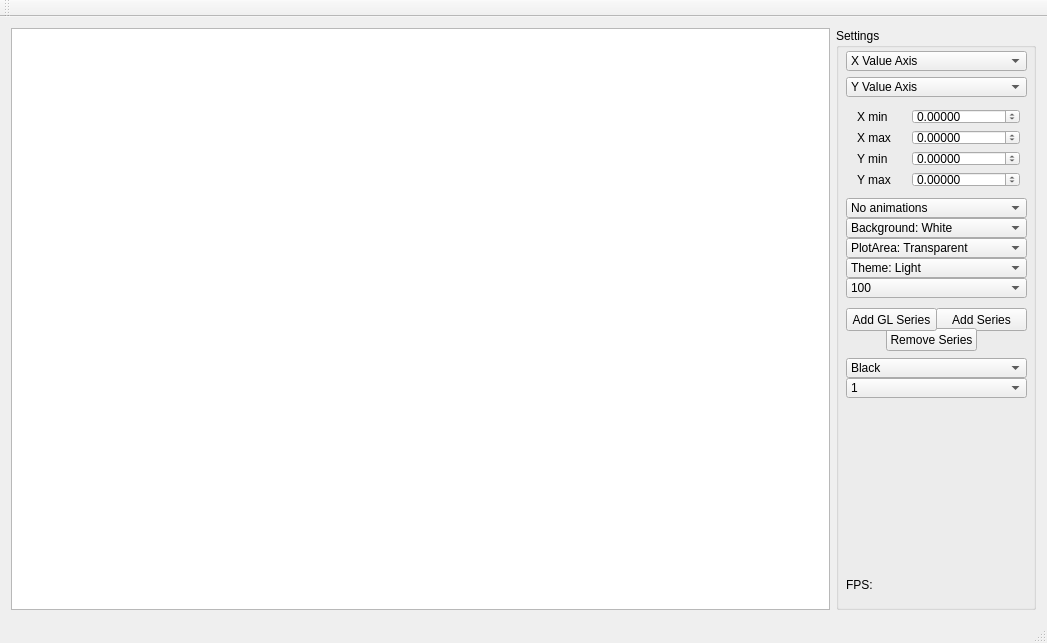
<?xml version="1.0" encoding="UTF-8"?>
<ui version="4.0">
 <class>MainWindow</class>
 <widget class="QMainWindow" name="MainWindow">
  <property name="geometry">
   <rect>
    <x>0</x>
    <y>0</y>
    <width>1047</width>
    <height>643</height>
   </rect>
  </property>
  <property name="windowTitle">
   <string>MainWindow</string>
  </property>
  <widget class="QWidget" name="centralWidget">
   <layout class="QHBoxLayout" name="horizontalLayout">
    <item>
     <widget class="ChartView" name="chartView"/>
    </item>
    <item>
     <widget class="QGroupBox" name="settingsBox">
      <property name="sizePolicy">
       <sizepolicy hsizetype="Minimum" vsizetype="Minimum">
        <horstretch>0</horstretch>
        <verstretch>0</verstretch>
       </sizepolicy>
      </property>
      <property name="minimumSize">
       <size>
        <width>200</width>
        <height>0</height>
       </size>
      </property>
      <property name="title">
       <string>Settings</string>
      </property>
      <widget class="QComboBox" name="animationsComboBox">
       <property name="geometry">
        <rect>
         <x>10</x>
         <y>170</y>
         <width>181</width>
         <height>20</height>
        </rect>
       </property>
       <item>
        <property name="text">
         <string>No animations</string>
        </property>
       </item>
       <item>
        <property name="text">
         <string>Series animation</string>
        </property>
       </item>
       <item>
        <property name="text">
         <string>Grid animation</string>
        </property>
       </item>
       <item>
        <property name="text">
         <string>All animations</string>
        </property>
       </item>
      </widget>
      <widget class="QComboBox" name="xAxisComboBox">
       <property name="geometry">
        <rect>
         <x>10</x>
         <y>23</y>
         <width>181</width>
         <height>20</height>
        </rect>
       </property>
       <property name="editable">
        <bool>false</bool>
       </property>
       <property name="currentText">
        <string>X Value Axis</string>
       </property>
       <property name="currentIndex">
        <number>1</number>
       </property>
       <item>
        <property name="text">
         <string>No X Axis</string>
        </property>
       </item>
       <item>
        <property name="text">
         <string>X Value Axis</string>
        </property>
       </item>
       <item>
        <property name="text">
         <string>X Log Axis</string>
        </property>
       </item>
       <item>
        <property name="text">
         <string>X DateTime Axis</string>
        </property>
       </item>
       <item>
        <property name="text">
         <string>X Category Axis</string>
        </property>
       </item>
      </widget>
      <widget class="QComboBox" name="yAxisComboBox">
       <property name="geometry">
        <rect>
         <x>10</x>
         <y>49</y>
         <width>181</width>
         <height>20</height>
        </rect>
       </property>
       <property name="editable">
        <bool>false</bool>
       </property>
       <property name="currentText">
        <string>Y Value Axis</string>
       </property>
       <property name="currentIndex">
        <number>1</number>
       </property>
       <item>
        <property name="text">
         <string>No Y Axis</string>
        </property>
       </item>
       <item>
        <property name="text">
         <string>Y Value Axis</string>
        </property>
       </item>
       <item>
        <property name="text">
         <string>Y Log Axis</string>
        </property>
       </item>
       <item>
        <property name="text">
         <string>Y DateTime Axis</string>
        </property>
       </item>
       <item>
        <property name="text">
         <string>Y Category Axis</string>
        </property>
       </item>
      </widget>
      <widget class="QComboBox" name="backgroundComboBox">
       <property name="geometry">
        <rect>
         <x>10</x>
         <y>190</y>
         <width>181</width>
         <height>20</height>
        </rect>
       </property>
       <property name="sizePolicy">
        <sizepolicy hsizetype="Fixed" vsizetype="Fixed">
         <horstretch>0</horstretch>
         <verstretch>0</verstretch>
        </sizepolicy>
       </property>
       <property name="currentIndex">
        <number>0</number>
       </property>
       <item>
        <property name="text">
         <string>Background: White</string>
        </property>
       </item>
       <item>
        <property name="text">
         <string>Background: Blue</string>
        </property>
       </item>
       <item>
        <property name="text">
         <string>Background:  Yellow + Black Border</string>
        </property>
       </item>
      </widget>
      <widget class="QComboBox" name="plotAreaComboBox">
       <property name="geometry">
        <rect>
         <x>10</x>
         <y>210</y>
         <width>181</width>
         <height>20</height>
        </rect>
       </property>
       <property name="sizePolicy">
        <sizepolicy hsizetype="Fixed" vsizetype="Fixed">
         <horstretch>0</horstretch>
         <verstretch>0</verstretch>
        </sizepolicy>
       </property>
       <property name="currentIndex">
        <number>0</number>
       </property>
       <item>
        <property name="text">
         <string>PlotArea: Transparent</string>
        </property>
       </item>
       <item>
        <property name="text">
         <string>PlotArea: Magenta</string>
        </property>
       </item>
       <item>
        <property name="text">
         <string>PlotArea: Gray + Red Border</string>
        </property>
       </item>
      </widget>
      <widget class="QWidget" name="layoutWidget">
       <property name="geometry">
        <rect>
         <x>10</x>
         <y>70</y>
         <width>185</width>
         <height>100</height>
        </rect>
       </property>
       <layout class="QGridLayout" name="gridLayout_2">
        <item row="2" column="1">
         <widget class="QDoubleSpinBox" name="yMinSpin">
          <property name="decimals">
           <number>5</number>
          </property>
          <property name="minimum">
           <double>-999999999.000000000000000</double>
          </property>
          <property name="maximum">
           <double>999999999.000000000000000</double>
          </property>
          <property name="singleStep">
           <double>1.000000000000000</double>
          </property>
         </widget>
        </item>
        <item row="3" column="0">
         <widget class="QLabel" name="label_11">
          <property name="text">
           <string>Y max</string>
          </property>
         </widget>
        </item>
        <item row="2" column="0">
         <widget class="QLabel" name="label_12">
          <property name="text">
           <string>Y min</string>
          </property>
         </widget>
        </item>
        <item row="1" column="0">
         <widget class="QLabel" name="label_5">
          <property name="text">
           <string>X max</string>
          </property>
         </widget>
        </item>
        <item row="0" column="1">
         <widget class="QDoubleSpinBox" name="xMinSpin">
          <property name="decimals">
           <number>5</number>
          </property>
          <property name="minimum">
           <double>-999999999.000000000000000</double>
          </property>
          <property name="maximum">
           <double>999999999.000000000000000</double>
          </property>
          <property name="singleStep">
           <double>1.000000000000000</double>
          </property>
         </widget>
        </item>
        <item row="0" column="0">
         <widget class="QLabel" name="label_4">
          <property name="text">
           <string>X min</string>
          </property>
         </widget>
        </item>
        <item row="3" column="1">
         <widget class="QDoubleSpinBox" name="yMaxSpin">
          <property name="decimals">
           <number>5</number>
          </property>
          <property name="minimum">
           <double>-999999999.000000000000000</double>
          </property>
          <property name="maximum">
           <double>999999999.000000000000000</double>
          </property>
          <property name="singleStep">
           <double>1.000000000000000</double>
          </property>
         </widget>
        </item>
        <item row="1" column="1">
         <widget class="QDoubleSpinBox" name="xMaxSpin">
          <property name="decimals">
           <number>5</number>
          </property>
          <property name="minimum">
           <double>-999999999.000000000000000</double>
          </property>
          <property name="maximum">
           <double>999999999.000000000000000</double>
          </property>
          <property name="singleStep">
           <double>1.000000000000000</double>
          </property>
         </widget>
        </item>
       </layout>
      </widget>
      <widget class="QComboBox" name="themeComboBox">
       <property name="geometry">
        <rect>
         <x>10</x>
         <y>230</y>
         <width>181</width>
         <height>20</height>
        </rect>
       </property>
       <property name="sizePolicy">
        <sizepolicy hsizetype="Fixed" vsizetype="Fixed">
         <horstretch>0</horstretch>
         <verstretch>0</verstretch>
        </sizepolicy>
       </property>
       <property name="currentIndex">
        <number>0</number>
       </property>
       <item>
        <property name="text">
         <string>Theme: Light</string>
        </property>
       </item>
       <item>
        <property name="text">
         <string>Theme: Blue Cerulean</string>
        </property>
       </item>
       <item>
        <property name="text">
         <string>Theme: Dark</string>
        </property>
       </item>
       <item>
        <property name="text">
         <string>Theme: Brown Sand</string>
        </property>
       </item>
       <item>
        <property name="text">
         <string>Theme: Blue Ncs</string>
        </property>
       </item>
       <item>
        <property name="text">
         <string>Theme: High Contrast</string>
        </property>
       </item>
       <item>
        <property name="text">
         <string>Theme: Blue Icy</string>
        </property>
       </item>
       <item>
        <property name="text">
         <string>Theme: Qt</string>
        </property>
       </item>
      </widget>
      <widget class="QPushButton" name="addSeriesButton">
       <property name="geometry">
        <rect>
         <x>100</x>
         <y>280</y>
         <width>91</width>
         <height>23</height>
        </rect>
       </property>
       <property name="text">
        <string>Add Series</string>
       </property>
      </widget>
      <widget class="QPushButton" name="removeSeriesButton">
       <property name="geometry">
        <rect>
         <x>50</x>
         <y>300</y>
         <width>91</width>
         <height>23</height>
        </rect>
       </property>
       <property name="text">
        <string>Remove Series</string>
       </property>
      </widget>
      <widget class="QComboBox" name="countComboBox">
       <property name="geometry">
        <rect>
         <x>10</x>
         <y>250</y>
         <width>181</width>
         <height>20</height>
        </rect>
       </property>
       <property name="editable">
        <bool>false</bool>
       </property>
       <property name="currentText">
        <string>100</string>
       </property>
       <property name="currentIndex">
        <number>0</number>
       </property>
       <item>
        <property name="text">
         <string>100</string>
        </property>
       </item>
       <item>
        <property name="text">
         <string>1000</string>
        </property>
       </item>
       <item>
        <property name="text">
         <string>10000</string>
        </property>
       </item>
       <item>
        <property name="text">
         <string>100000</string>
        </property>
       </item>
       <item>
        <property name="text">
         <string>1000000</string>
        </property>
       </item>
       <item>
        <property name="text">
         <string>10000000</string>
        </property>
       </item>
      </widget>
      <widget class="QLabel" name="fpsLabel">
       <property name="geometry">
        <rect>
         <x>10</x>
         <y>550</y>
         <width>47</width>
         <height>13</height>
        </rect>
       </property>
       <property name="text">
        <string>FPS:</string>
       </property>
      </widget>
      <widget class="QPushButton" name="addGLSeriesButton">
       <property name="geometry">
        <rect>
         <x>10</x>
         <y>280</y>
         <width>91</width>
         <height>23</height>
        </rect>
       </property>
       <property name="text">
        <string>Add GL Series</string>
       </property>
      </widget>
      <widget class="QComboBox" name="colorsComboBox">
       <property name="geometry">
        <rect>
         <x>10</x>
         <y>330</y>
         <width>181</width>
         <height>20</height>
        </rect>
       </property>
       <item>
        <property name="text">
         <string>Black</string>
        </property>
       </item>
       <item>
        <property name="text">
         <string>Red</string>
        </property>
       </item>
       <item>
        <property name="text">
         <string>Green</string>
        </property>
       </item>
       <item>
        <property name="text">
         <string>Blue</string>
        </property>
       </item>
      </widget>
      <widget class="QComboBox" name="widthComboBox">
       <property name="geometry">
        <rect>
         <x>10</x>
         <y>350</y>
         <width>181</width>
         <height>20</height>
        </rect>
       </property>
       <item>
        <property name="text">
         <string>1</string>
        </property>
       </item>
       <item>
        <property name="text">
         <string>2</string>
        </property>
       </item>
       <item>
        <property name="text">
         <string>3</string>
        </property>
       </item>
       <item>
        <property name="text">
         <string>4</string>
        </property>
       </item>
      </widget>
     </widget>
    </item>
   </layout>
  </widget>
  <widget class="QMenuBar" name="menuBar">
   <property name="geometry">
    <rect>
     <x>0</x>
     <y>0</y>
     <width>1047</width>
     <height>21</height>
    </rect>
   </property>
  </widget>
  <widget class="QToolBar" name="mainToolBar">
   <attribute name="toolBarArea">
    <enum>TopToolBarArea</enum>
   </attribute>
   <attribute name="toolBarBreak">
    <bool>false</bool>
   </attribute>
  </widget>
  <widget class="QStatusBar" name="statusBar"/>
 </widget>
 <layoutdefault spacing="6" margin="11"/>
 <customwidgets>
  <customwidget>
   <class>ChartView</class>
   <extends>QGraphicsView</extends>
   <header>chartview.h</header>
  </customwidget>
 </customwidgets>
 <resources/>
 <connections/>
</ui>
